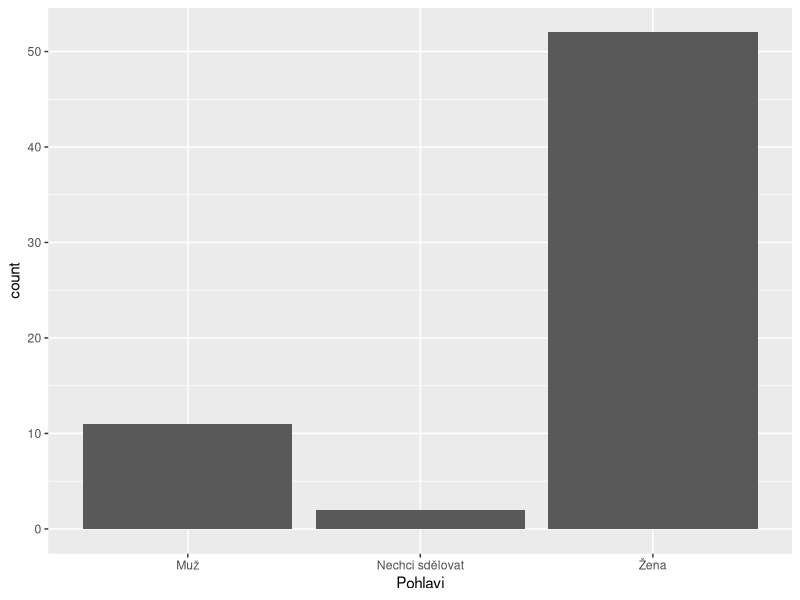
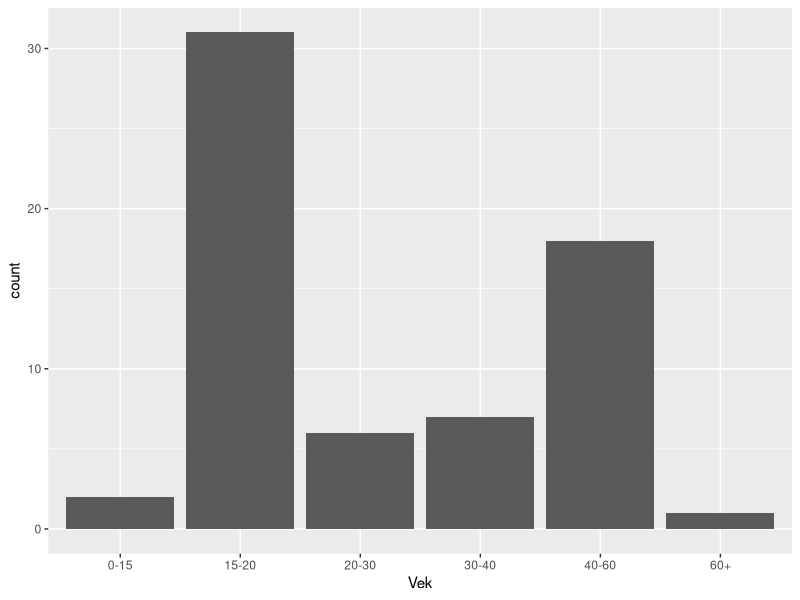
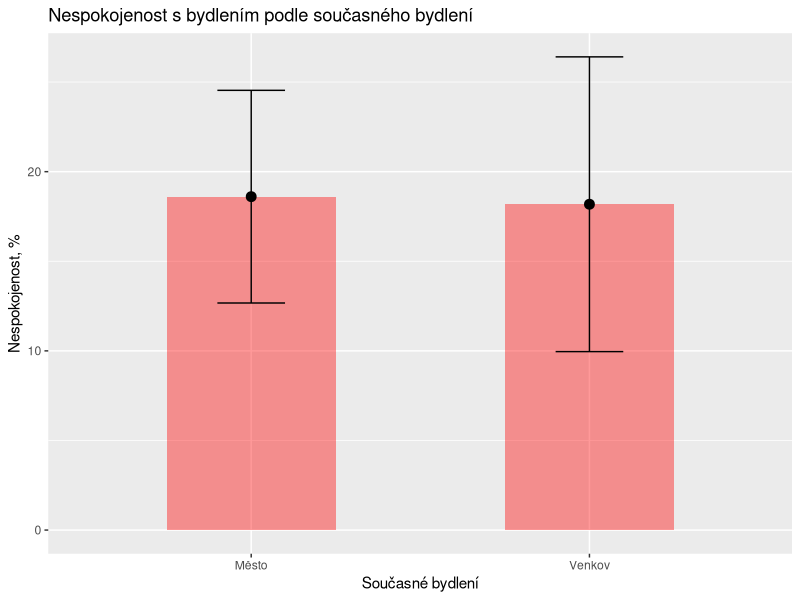
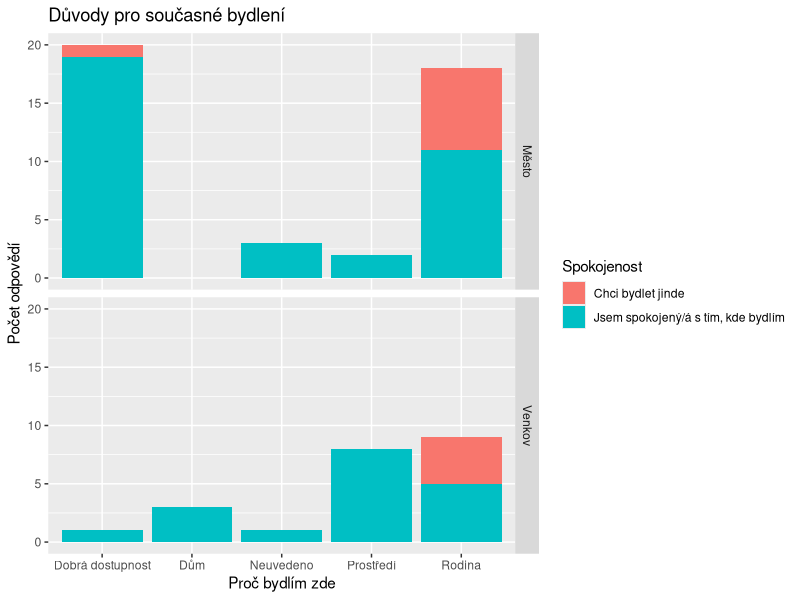
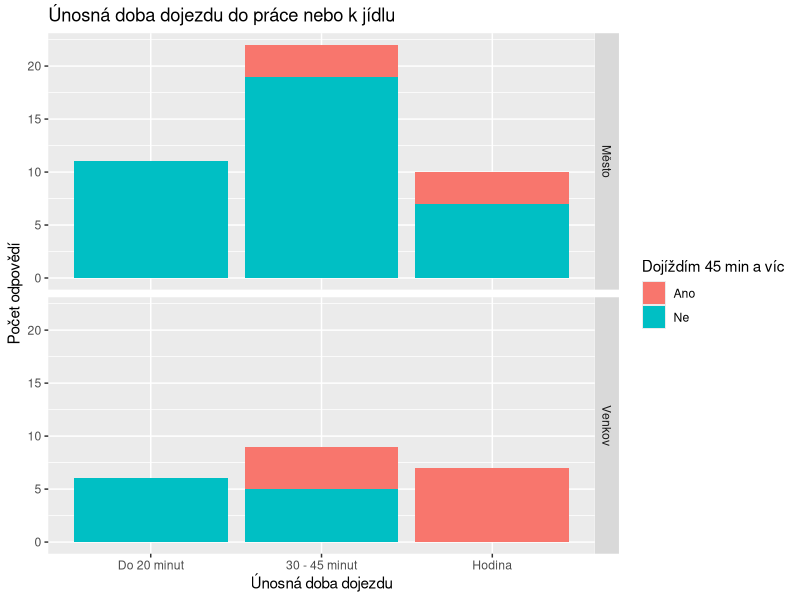

Recreate these plots in R, in order.
## ---- chunk 1
knitr::opts_chunk$set(echo = TRUE)
## ---- chunk 2
library(tidyverse)
library(readxl)
## ---- chunk 3
Mesto_a_venkov <- read_excel("../data/Mesto_a_venkov.xlsx", 
    col_types = c("date", "skip", "text", 
        "text", "text", "text", "text", "text", 
        "text", "skip", "skip", "text", "text", 
        "text", "text", "text", "text", "text", 
        "text", "text", "text", "text", "numeric", 
        "text", "numeric", "text", "text", 
        "text", "text", "skip", "text", "text", 
        "skip", "skip", "text", "text", "text", 
        "text", "text", "text", "text", "text", 
        "text", "text", "text", "text", "text"))
Mesto_a_venkov
## ---- chunk 4
Mesto_a_venkov$Bydliste <- as.factor(Mesto_a_venkov$Bydliste)
levels(Mesto_a_venkov$Bydliste) <- c("Město", "Venkov", "Venkov")
## ---- chunk 5
ggplot(data = Mesto_a_venkov, mapping = aes(x=Pohlavi))+
  geom_bar()
## ---- chunk 6
ggplot(data = Mesto_a_venkov, mapping = aes(x=Vek))+
  geom_bar()
## ---- chunk 7
Mesto_a_venkov %>% 
  select(Bydliste, Spokojenost...8) %>%
  group_by(Bydliste) %>%
  summarise(
    Celkem = n(),
    Nespokojen = sum(Spokojenost...8 == "Ne"),
    Nespokojenost_perc = Nespokojen/Celkem*100,
    Chyba_perc = sqrt(Nespokojenost_perc/100 * (1-Nespokojenost_perc/100)/n())*100
    ) -> Nespokojenost
Nespokojenost
ggplot(data = Nespokojenost, mapping = aes(x = Bydliste, y = Nespokojenost_perc)) + 
  geom_bar(stat = "identity", width = 0.5, fill = "red", alpha = 0.4) + 
  geom_point(size = 3) +
  geom_errorbar(mapping = aes(ymin=Nespokojenost_perc - Chyba_perc, ymax=Nespokojenost_perc + Chyba_perc), width = 0.2, size = 0.5) +
  ggtitle("Nespokojenost s bydlením podle současného bydlení") + 
  xlab("Současné bydlení") + 
  ylab("Nespokojenost, %")
## ---- chunk 8
Mesto_a_venkov %>% 
  select(
    Datum_a_cas,
    Bydliste,
    Spokojenost...7,
    Proc_bydlite_zde
  ) %>%
  mutate(
    present = 1
  ) %>%
  pivot_wider(
    names_from = Proc_bydlite_zde,
    values_from = present,
    values_fill = 0
  ) %>%
  group_by(Bydliste) %>%
  summarise(
    Dostupnost = sum(`Dobrá dostupnost`),
    Rodina = sum(Rodina),
    Bydleni = sum(`Dům`),
    Prostredi = sum(`Prostředí`),
    Neuvedeno = sum(Neuvedeno),
    Celkem = n()
  ) -> duvody_bydleni
duvody_bydleni
Mesto_a_venkov %>%
  ggplot(mapping = aes(x = Proc_bydlite_zde, fill = Spokojenost...7 )) +
  facet_grid(Bydliste~.) +
  geom_bar() + 
  ggtitle("Důvody pro současné bydlení") + 
  xlab("Proč bydlím zde") + 
  ylab("Počet odpovědí") + 
  labs(fill="Spokojenost")

## ---- chunk 9
Mesto_a_venkov %>%
  select(
    Datum_a_cas,
    Bydliste,
    
  )
## ---- chunk 10
Mesto_a_venkov %>%
  select(
    Datum_a_cas,
    Bydliste,
    Volny_cas,
    Dojezd_prace_jidlo_verbose
  ) %>%
  mutate(
    present = 1
  ) %>%
  pivot_wider(
    names_from = Dojezd_prace_jidlo_verbose,
    values_from = present,
    values_fill = 0
  ) %>%
  group_by(Bydliste) %>%
  summarise(
    `Do 20 minut` = sum(`Do 20 minut`)/n()*100,
    `30-45 minut` = sum(`30 - 45 minut`)/n()*100,
    Hodina = (sum(Hodina) + sum(`Více jak hodina`))/n()*100
  ) -> dojezd_do_prace
dojezd_do_prace
Mesto_a_venkov %>%
  mutate(
    Dojezd_prace_jidlo_verbose = ifelse(Dojezd_prace_jidlo_verbose=="Více jak hodina", "Hodina", Dojezd_prace_jidlo_verbose),
    Dojezd_prace_jidlo_verbose = as.factor(Dojezd_prace_jidlo_verbose),
    Dojezd_prace_jidlo_verbose = relevel(Dojezd_prace_jidlo_verbose, "Do 20 minut")
  ) %>%
  ggplot(mapping = aes(x=Dojezd_prace_jidlo_verbose, fill = Dojizdite_do_prace)) +
  facet_grid(Bydliste~.) +
  geom_bar()+
  ggtitle("Únosná doba dojezdu do práce nebo k jídlu") + 
  xlab("Únosná doba dojezdu") + 
  ylab("Počet odpovědí") + 
  labs(fill="Dojíždím 45 min a víc")
## ---- chunk 11

